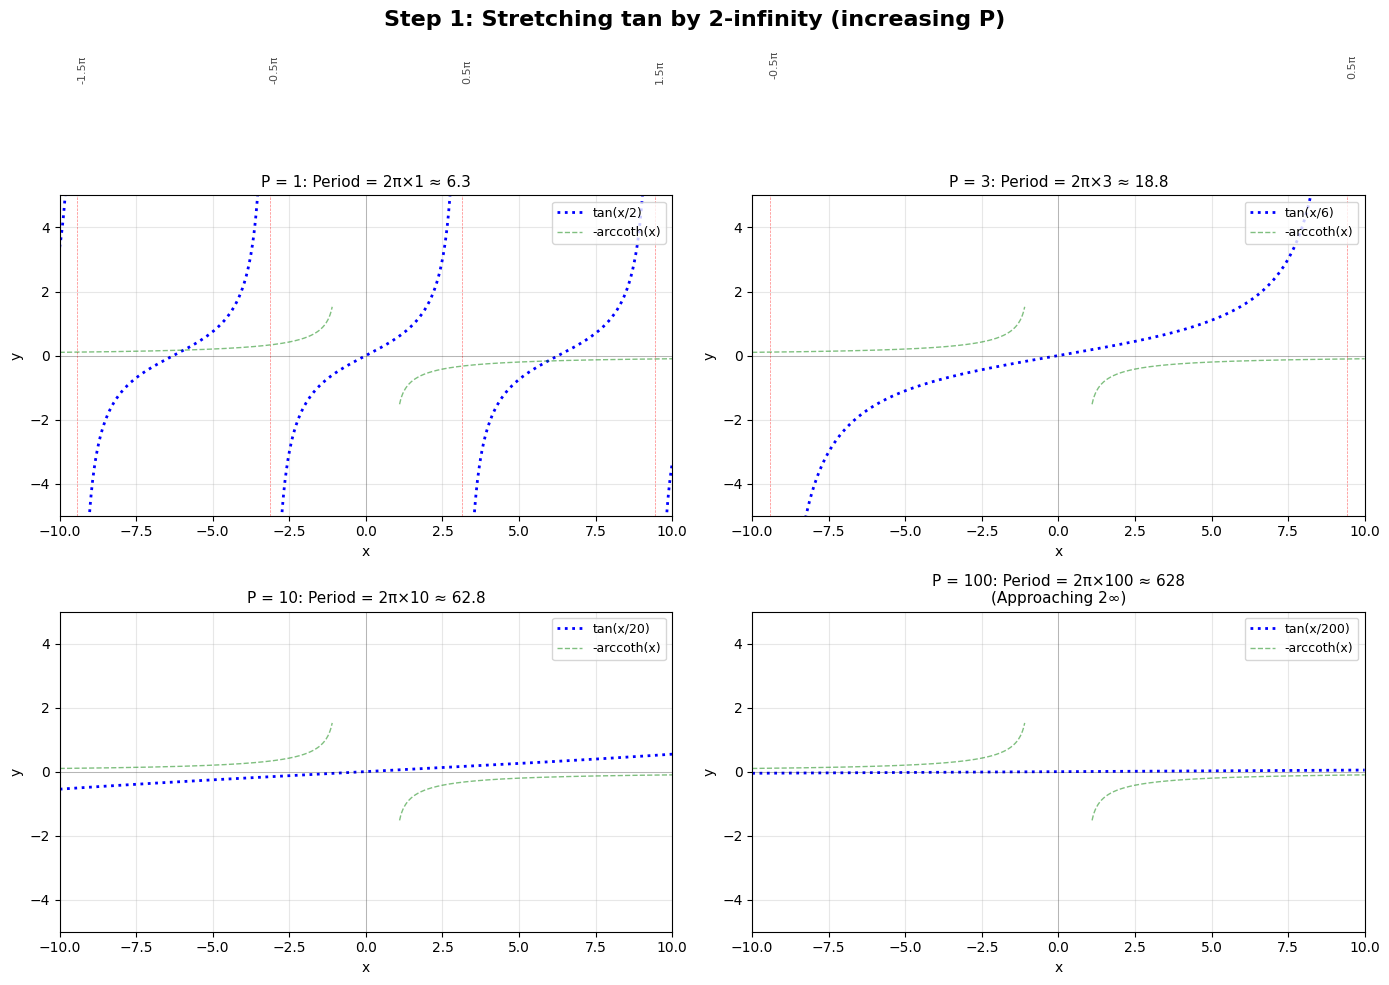

The Python source for this figure:
#!/usr/bin/env python3
"""
Step 1: Stretch tan by 2-infinity
Shows how stretching the period makes tan look less oscillatory
"""

import numpy as np
import matplotlib.pyplot as plt
import os

# Set up the figure
fig, axes = plt.subplots(2, 2, figsize=(14, 10))

# Different values of P (stretching factor)
P_values = [1, 3, 10, 100]
x_range = 10

for idx, P in enumerate(P_values):
    ax = axes[idx // 2, idx % 2]

    # Create x values centered at 0
    x = np.linspace(-x_range, x_range, 2000)

    # Stretched tan: tan(x/(2P))
    # Period is now 2πP instead of π
    y_tan = np.tan(x / (2 * P))

    # Handle discontinuities
    y_tan_clean = np.where(np.abs(y_tan) > 10, np.nan, y_tan)

    # Plot stretched tan
    ax.plot(x, y_tan_clean, "b:", linewidth=2, label=f"tan(x/{2*P})")

    # Mark discontinuities
    # Discontinuities occur when x/(2P) = (k + 0.5)π
    # So x = 2P(k + 0.5)π
    for k in range(-int(x_range / (P * np.pi)) - 1, int(x_range / (P * np.pi)) + 2):
        x_disc = 2 * P * (k + 0.5) * np.pi
        if -x_range <= x_disc <= x_range:
            ax.axvline(x=x_disc, color="r", linestyle="--", alpha=0.5, linewidth=0.5)
            if P <= 10:  # Only label for smaller P values
                ax.text(
                    x_disc,
                    ax.get_ylim()[1] * 0.8,
                    f"{k+0.5}π",
                    rotation=90,
                    fontsize=8,
                    alpha=0.7,
                )

    # Also plot -arccoth for reference (both branches)
    # arccoth is defined for |x| > 1
    x_arccoth_pos = np.linspace(1.1, x_range, 500)
    y_arccoth_pos = -np.arctanh(1 / x_arccoth_pos)
    ax.plot(x_arccoth_pos, y_arccoth_pos, "g--", linewidth=1, alpha=0.5, label="-arccoth(x)")

    x_arccoth_neg = np.linspace(-x_range, -1.1, 500)
    y_arccoth_neg = -np.arctanh(1 / x_arccoth_neg)
    ax.plot(x_arccoth_neg, y_arccoth_neg, "g--", linewidth=1, alpha=0.5)

    ax.axhline(y=0, color="k", linestyle="-", alpha=0.3, linewidth=0.5)
    ax.axvline(x=0, color="k", linestyle="-", alpha=0.3, linewidth=0.5)

    ax.set_xlim(-x_range, x_range)
    ax.set_ylim(-5, 5)
    ax.set_xlabel("x", fontsize=10)
    ax.set_ylabel("y", fontsize=10)

    period = 2 * np.pi * P
    if P == 100:
        ax.set_title(
            f"P = {P}: Period = 2π×{P} ≈ {period:.0f}\n(Approaching 2∞)", fontsize=11
        )
    else:
        ax.set_title(f"P = {P}: Period = 2π×{P} ≈ {period:.1f}", fontsize=11)

    ax.grid(True, alpha=0.3)
    ax.legend(loc="upper right", fontsize=9)

plt.suptitle(
    "Step 1: Stretching tan by 2-infinity (increasing P)",
    fontsize=16,
    fontweight="bold",
)
plt.tight_layout()

# Save to the same directory as the script
script_dir = os.path.dirname(os.path.abspath(__file__))
output_path = os.path.join(script_dir, "step1_stretch_tan.png")
plt.savefig(output_path, dpi=100, bbox_inches="tight")
plt.close()

print("Step 1: Stretching tan by 2-infinity")
print("-" * 50)
print("As P increases:")
print("  - Period changes from π to 2πP (approaching 2∞)")
print("  - Function tan(x/(2P)) oscillates more slowly")
print("  - Fewer complete oscillations visible in any finite window")
print()
print("Key observations:")
print("  - P = 1: Multiple oscillations (normal tan behavior)")
print("  - P = 3: Fewer oscillations visible")
print("  - P = 10: Even fewer oscillations")
print("  - P = 100: Almost no complete oscillation in view!")
print("  - P → ∞: Would show NO complete oscillation (period = 2∞)")
print()
print("Notice: The stretched tan still starts at 0 and goes up.")
print("       It doesn't match -arccoth yet (green dashed line).")
print("       We need Step 2: Shift by 1∞!")
